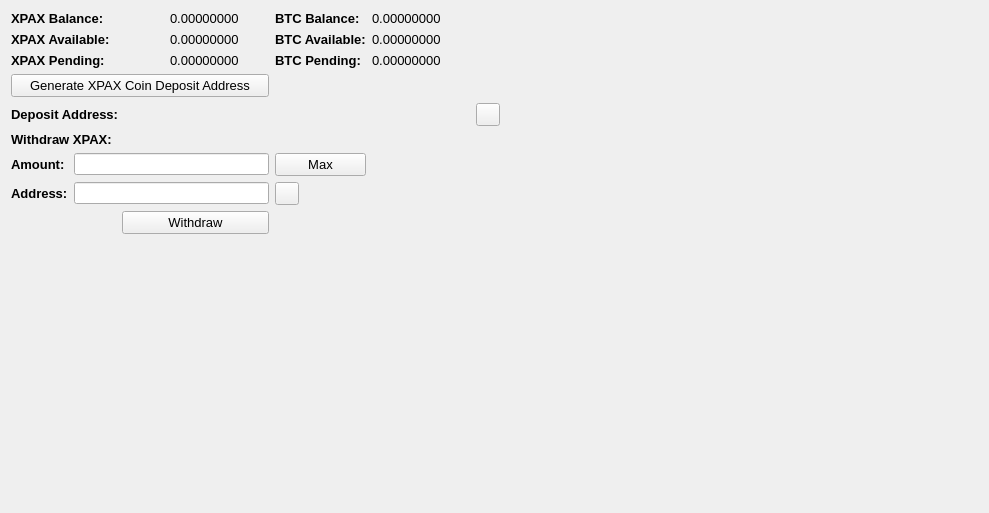
     <widget class="QWidget" name="BalanceTab">
      <attribute name="title">
       <string>Balance</string>
      </attribute>
      <layout class="QGridLayout" name="gridLayout_2">
       <item row="0" column="0" colspan="2">
        <widget class="QLabel" name="label_11">
         <property name="font">
          <font>
           <pointsize>10</pointsize>
           <weight>75</weight>
           <bold>true</bold>
          </font>
         </property>
         <property name="text">
          <string>XPAX Balance:</string>
         </property>
        </widget>
       </item>
       <item row="0" column="3">
        <widget class="QLabel" name="XPAXBalanceLabel">
         <property name="font">
          <font>
           <pointsize>10</pointsize>
          </font>
         </property>
         <property name="text">
          <string>0.00000000</string>
         </property>
         <property name="textInteractionFlags">
          <set>Qt::LinksAccessibleByMouse|Qt::TextSelectableByMouse</set>
         </property>
        </widget>
       </item>
       <item row="0" column="4">
        <widget class="QLabel" name="label_12">
         <property name="font">
          <font>
           <pointsize>10</pointsize>
           <weight>75</weight>
           <bold>true</bold>
          </font>
         </property>
         <property name="text">
          <string>BTC Balance:</string>
         </property>
        </widget>
       </item>
       <item row="0" column="5">
        <widget class="QLabel" name="BitcoinBalanceLabel">
         <property name="font">
          <font>
           <pointsize>10</pointsize>
          </font>
         </property>
         <property name="text">
          <string>0.00000000</string>
         </property>
         <property name="textInteractionFlags">
          <set>Qt::LinksAccessibleByMouse|Qt::TextSelectableByMouse</set>
         </property>
        </widget>
       </item>
       <item row="0" column="7" rowspan="10">
        <spacer name="horizontalSpacer_4">
         <property name="orientation">
          <enum>Qt::Horizontal</enum>
         </property>
         <property name="sizeHint" stdset="0">
          <size>
           <width>478</width>
           <height>488</height>
          </size>
         </property>
        </spacer>
       </item>
       <item row="1" column="0" colspan="2">
        <widget class="QLabel" name="label_13">
         <property name="font">
          <font>
           <pointsize>10</pointsize>
           <weight>75</weight>
           <bold>true</bold>
          </font>
         </property>
         <property name="text">
          <string>XPAX Available:</string>
         </property>
        </widget>
       </item>
       <item row="1" column="3">
        <widget class="QLabel" name="XPAXAvailableLabel_2">
         <property name="font">
          <font>
           <pointsize>10</pointsize>
          </font>
         </property>
         <property name="text">
          <string>0.00000000</string>
         </property>
         <property name="textInteractionFlags">
          <set>Qt::LinksAccessibleByMouse|Qt::TextSelectableByMouse</set>
         </property>
        </widget>
       </item>
       <item row="1" column="4">
        <widget class="QLabel" name="label_15">
         <property name="font">
          <font>
           <pointsize>10</pointsize>
           <weight>75</weight>
           <bold>true</bold>
          </font>
         </property>
         <property name="text">
          <string>BTC Available:</string>
         </property>
        </widget>
       </item>
       <item row="1" column="5">
        <widget class="QLabel" name="BitcoinAvailableLabel">
         <property name="font">
          <font>
           <pointsize>10</pointsize>
          </font>
         </property>
         <property name="text">
          <string>0.00000000</string>
         </property>
         <property name="textInteractionFlags">
          <set>Qt::LinksAccessibleByMouse|Qt::TextSelectableByMouse</set>
         </property>
        </widget>
       </item>
       <item row="2" column="0" colspan="2">
        <widget class="QLabel" name="label_14">
         <property name="font">
          <font>
           <pointsize>10</pointsize>
           <weight>75</weight>
           <bold>true</bold>
          </font>
         </property>
         <property name="text">
          <string>XPAX Pending:</string>
         </property>
        </widget>
       </item>
       <item row="2" column="3">
        <widget class="QLabel" name="XPAXPendingLabel">
         <property name="font">
          <font>
           <pointsize>10</pointsize>
          </font>
         </property>
         <property name="text">
          <string>0.00000000</string>
         </property>
         <property name="textInteractionFlags">
          <set>Qt::LinksAccessibleByMouse|Qt::TextSelectableByMouse</set>
         </property>
        </widget>
       </item>
       <item row="2" column="4">
        <widget class="QLabel" name="label_31">
         <property name="font">
          <font>
           <pointsize>10</pointsize>
           <weight>75</weight>
           <bold>true</bold>
          </font>
         </property>
         <property name="text">
          <string>BTC Pending:</string>
         </property>
        </widget>
       </item>
       <item row="2" column="5">
        <widget class="QLabel" name="BitcoinPendingLabel">
         <property name="font">
          <font>
           <pointsize>10</pointsize>
          </font>
         </property>
         <property name="text">
          <string>0.00000000</string>
         </property>
         <property name="textInteractionFlags">
          <set>Qt::LinksAccessibleByMouse|Qt::TextSelectableByMouse</set>
         </property>
        </widget>
       </item>
       <item row="3" column="0" colspan="4">
        <widget class="QPushButton" name="GenDepositBTN">
         <property name="font">
          <font>
           <pointsize>10</pointsize>
          </font>
         </property>
         <property name="text">
          <string>Generate XPAX Coin Deposit Address</string>
         </property>
        </widget>
       </item>
       <item row="4" column="0" colspan="3">
        <widget class="QLabel" name="label_33">
         <property name="font">
          <font>
           <pointsize>10</pointsize>
           <weight>75</weight>
           <bold>true</bold>
          </font>
         </property>
         <property name="text">
          <string>Deposit Address:</string>
         </property>
        </widget>
       </item>
       <item row="4" column="3" colspan="3">
        <widget class="QLabel" name="DepositAddressLabel">
         <property name="minimumSize">
          <size>
           <width>300</width>
           <height>0</height>
          </size>
         </property>
         <property name="palette">
          <palette>
           <active>
            <colorrole role="WindowText">
             <brush brushstyle="SolidPattern">
              <color alpha="255">
               <red>0</red>
               <green>0</green>
               <blue>0</blue>
              </color>
             </brush>
            </colorrole>
            <colorrole role="Text">
             <brush brushstyle="SolidPattern">
              <color alpha="255">
               <red>0</red>
               <green>0</green>
               <blue>255</blue>
              </color>
             </brush>
            </colorrole>
           </active>
           <inactive>
            <colorrole role="WindowText">
             <brush brushstyle="SolidPattern">
              <color alpha="255">
               <red>0</red>
               <green>0</green>
               <blue>0</blue>
              </color>
             </brush>
            </colorrole>
            <colorrole role="Text">
             <brush brushstyle="SolidPattern">
              <color alpha="255">
               <red>0</red>
               <green>0</green>
               <blue>255</blue>
              </color>
             </brush>
            </colorrole>
           </inactive>
           <disabled>
            <colorrole role="WindowText">
             <brush brushstyle="SolidPattern">
              <color alpha="255">
               <red>120</red>
               <green>120</green>
               <blue>120</blue>
              </color>
             </brush>
            </colorrole>
            <colorrole role="Text">
             <brush brushstyle="SolidPattern">
              <color alpha="255">
               <red>120</red>
               <green>120</green>
               <blue>120</blue>
              </color>
             </brush>
            </colorrole>
           </disabled>
          </palette>
         </property>
         <property name="font">
          <font>
           <pointsize>10</pointsize>
           <weight>75</weight>
           <bold>true</bold>
          </font>
         </property>
         <property name="text">
          <string/>
         </property>
         <property name="alignment">
          <set>Qt::AlignRight|Qt::AlignTrailing|Qt::AlignVCenter</set>
         </property>
         <property name="textInteractionFlags">
          <set>Qt::LinksAccessibleByMouse|Qt::TextSelectableByKeyboard|Qt::TextSelectableByMouse</set>
         </property>
        </widget>
       </item>
       <item row="4" column="6">
        <widget class="QToolButton" name="DepositCopyButton">
         <property name="toolTip">
          <string>Copy to clipboard</string>
         </property>
         <property name="text">
          <string/>
         </property>
         <property name="icon">
          <iconset resource="../bitcoin.qrc">
           <normaloff>:/icons/editcopy</normaloff>:/icons/editcopy</iconset>
         </property>
         <property name="shortcut">
          <string>Alt+P</string>
         </property>
        </widget>
       </item>
       <item row="5" column="0" colspan="2">
        <widget class="QLabel" name="label_34">
         <property name="font">
          <font>
           <pointsize>10</pointsize>
           <weight>75</weight>
           <bold>true</bold>
          </font>
         </property>
         <property name="text">
          <string>Withdraw XPAX:</string>
         </property>
        </widget>
       </item>
       <item row="6" column="0">
        <widget class="QLabel" name="label_26">
         <property name="font">
          <font>
           <pointsize>10</pointsize>
           <weight>75</weight>
           <bold>true</bold>
          </font>
         </property>
         <property name="text">
          <string>Amount:</string>
         </property>
        </widget>
       </item>
       <item row="6" column="1" colspan="3">
        <widget class="QLineEdit" name="WithdrawUnitsInput">
         <property name="font">
          <font>
           <pointsize>9</pointsize>
           <weight>75</weight>
           <bold>true</bold>
          </font>
         </property>
         <property name="text">
          <string/>
         </property>
        </widget>
       </item>
       <item row="6" column="4">
        <widget class="QPushButton" name="Withdraw_Max_Amount">
         <property name="font">
          <font>
           <pointsize>10</pointsize>
          </font>
         </property>
         <property name="text">
          <string>Max</string>
         </property>
        </widget>
       </item>
       <item row="7" column="0">
        <widget class="QLabel" name="label_10">
         <property name="font">
          <font>
           <pointsize>10</pointsize>
           <weight>75</weight>
           <bold>true</bold>
          </font>
         </property>
         <property name="text">
          <string>Address:</string>
         </property>
        </widget>
       </item>
       <item row="7" column="1" colspan="3">
        <widget class="QLineEdit" name="WithdrawAddress">
         <property name="font">
          <font>
           <pointsize>9</pointsize>
           <weight>75</weight>
           <bold>true</bold>
          </font>
         </property>
        </widget>
       </item>
       <item row="7" column="4">
        <widget class="QToolButton" name="WithdrawPasteButton">
         <property name="toolTip">
          <string>Paste from clipboard</string>
         </property>
         <property name="text">
          <string/>
         </property>
         <property name="icon">
          <iconset resource="../bitcoin.qrc">
           <normaloff>:/icons/editpaste</normaloff>:/icons/editpaste</iconset>
         </property>
         <property name="shortcut">
          <string>Alt+P</string>
         </property>
        </widget>
       </item>
       <item row="8" column="2" colspan="2">
        <widget class="QPushButton" name="WithdrawUnitsBtn">
         <property name="font">
          <font>
           <pointsize>10</pointsize>
          </font>
         </property>
         <property name="text">
          <string>Withdraw</string>
         </property>
        </widget>
       </item>
       <item row="9" column="0" colspan="6">
        <spacer name="verticalSpacer">
         <property name="orientation">
          <enum>Qt::Vertical</enum>
         </property>
         <property name="sizeHint" stdset="0">
          <size>
           <width>428</width>
           <height>262</height>
          </size>
         </property>
        </spacer>
       </item>
      </layout>
      <zorder>label_31</zorder>
      <zorder>label_15</zorder>
      <zorder>label_12</zorder>
      <zorder>label_14</zorder>
      <zorder>label_13</zorder>
      <zorder>label_11</zorder>
      <zorder>BitcoinBalanceLabel</zorder>
      <zorder>XPAXBalanceLabel</zorder>
      <zorder>XPAXAvailableLabel_2</zorder>
      <zorder>XPAXPendingLabel</zorder>
      <zorder>BitcoinAvailableLabel</zorder>
      <zorder>BitcoinPendingLabel</zorder>
      <zorder>label_33</zorder>
      <zorder>GenDepositBTN</zorder>
      <zorder>DepositAddressLabel</zorder>
      <zorder>Withdraw_Max_Amount</zorder>
      <zorder>label_34</zorder>
      <zorder>WithdrawUnitsInput</zorder>
      <zorder>label_10</zorder>
      <zorder>label_26</zorder>
      <zorder>WithdrawAddress</zorder>
      <zorder>WithdrawUnitsBtn</zorder>
      <zorder>horizontalSpacer_4</zorder>
      <zorder>verticalSpacer</zorder>
      <zorder>WithdrawPasteButton</zorder>
      <zorder>DepositCopyButton</zorder>
     </widget>
